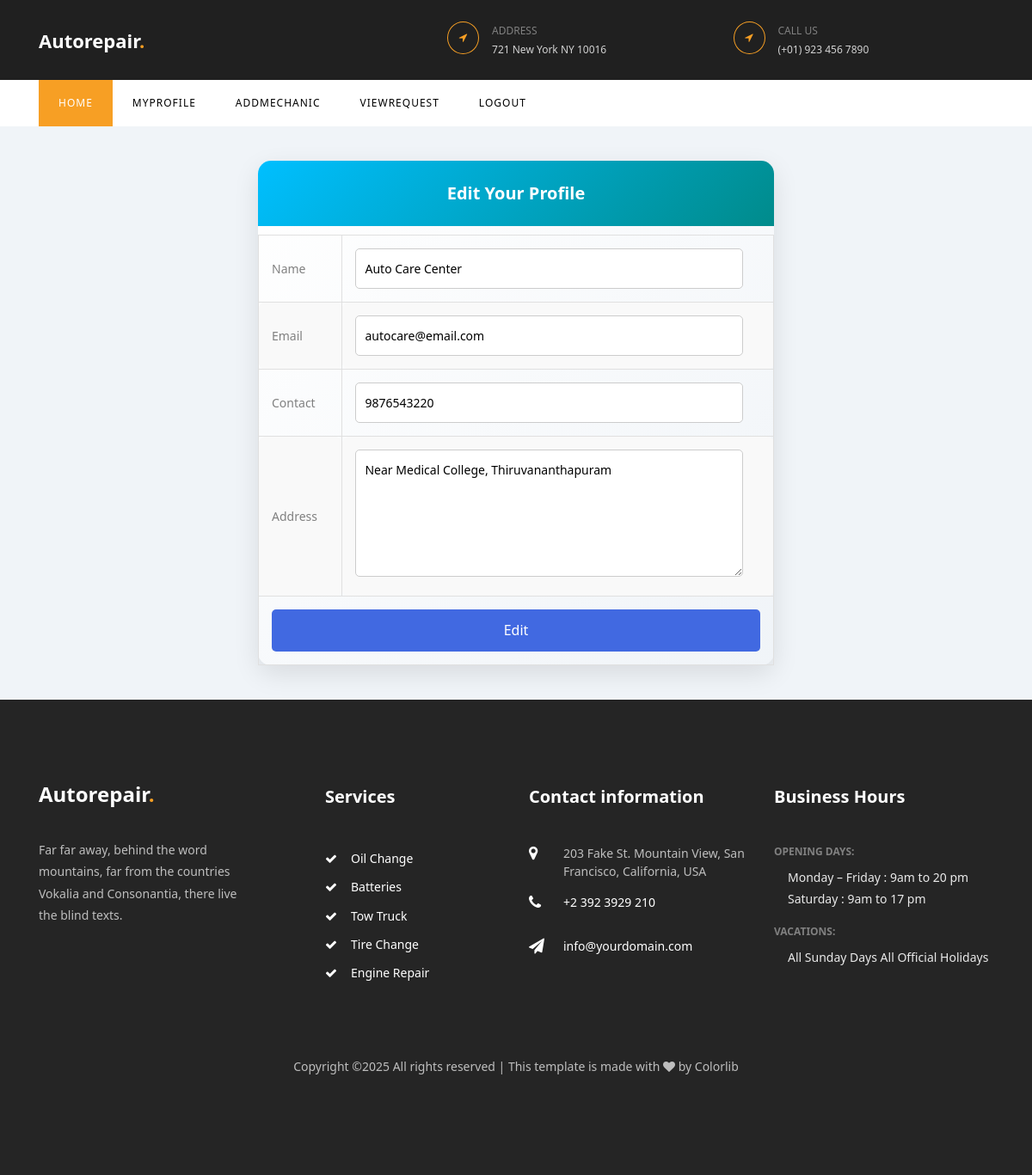
The page /Workshop/Editprofile.php (signed in) on the database its author committed.
### tables this page shows
CREATE TABLE tbl_workshopreg (
    workshopreg_id INT AUTO_INCREMENT PRIMARY KEY,
    workshopreg_name VARCHAR(100) NOT NULL,
    workshopreg_email VARCHAR(100) UNIQUE NOT NULL,
    workshopreg_contact VARCHAR(15) NOT NULL,
    workshopreg_address TEXT NOT NULL,
    workshopreg_password VARCHAR(255) NOT NULL,
    workshopreg_photo VARCHAR(255),
    workshopreg_proof VARCHAR(255),
    workshoptype_id INT NOT NULL,
    location_id INT NOT NULL,
    workshopreg_status INT DEFAULT 0,  
    created_at TIMESTAMP DEFAULT CURRENT_TIMESTAMP,
    FOREIGN KEY (workshoptype_id) REFERENCES tbl_workshoptype(workshoptype_id),
    FOREIGN KEY (location_id) REFERENCES tbl_location(location_id)
);

### Workshop/Editprofile.php (the view, shortened to what this page needs)
<?php
include("../Assets/Connection/Connection.php");
include('Head.php');
$sel = "SELECT * FROM tbl_workshopreg WHERE workshopreg_id='" . $_SESSION['workshop'] . "'";
$row = $conn->query($sel);
$data = $row->fetch_assoc();
?>
<!DOCTYPE html>
<html lang="en">
<head>
</head>
<body>
    <div class="content">
        <div class="form-container">
            <div class="header">Edit Your Profile</div>
            <form id="form1" name="form1" method="post" action="">
                <table>
                    <tr>
                        <td>Name</td>
                        <td>
                            <input type="text" name="txt_Name" id="txt_Name" value="<?php echo htmlspecialchars($data['workshopreg_name']); ?>" required />
                        </td>
                    </tr>
                    <tr>
                        <td>Email</td>
                        <td>
                            <input type="text" name="txt_Email" id="txt_Email" value="<?php echo htmlspecialchars($data['workshopreg_email']); ?>" required />
                        </td>
                    </tr>
                    <tr>
                        <td>Contact</td>
                        <td>
                            <input type="text" name="txt_Contact" id="txt_Contact" value="<?php echo htmlspecialchars($data['workshopreg_contact']); ?>" required />
                        </td>
                    </tr>
                    <tr>
                        <td>Address</td>
                        <td>
                            <textarea name="txt_Address" id="txt_Address" cols="45" rows="5" required><?php echo htmlspecialchars($data['workshopreg_address']); ?></textarea>
                        </td>
                    </tr>
                    <tr>
                        <td colspan="2" align='center'>
                            <input type="submit" name="btn_Edit" id="btn_Edit" value="Edit" />
                        </td>
                    </tr>
                </table>
            </form>
        </div>
    </div>
</body>
</html>
<?php
include('Foot.php');
?>

### Workshop/Editprofile.php (style rules this page uses)
body { font-family: 'Segoe UI', Tahoma, Geneva, Verdana, sans-serif; background-color: #f0f4f8; margin: 0; padding: 0; display: flex; flex-direction: column; min-height: 100vh; }
.content { flex: 1; display: flex; justify-content: center; align-items: center; padding: 40px 20px; }
.form-container { background: linear-gradient(135deg, #ffffff, #f0f4f8); border-radius: 15px; box-shadow: 0 10px 30px rgba(0, 0, 0, 0.1); width: 600px; transition: transform 0.3s ease; }
.header { background: linear-gradient(135deg, #00BFFF, #008B8B); color: white; text-align: center; padding: 20px; font-size: 20px; font-weight: bold; border-top-left-radius: 15px; border-top-right-radius: 15px; }
table { width: 100%; border-collapse: collapse; margin-top: 10px; }
tr:nth-child(even) { background-color: #f9f9f9; }
td { padding: 15px; border: 1px solid #e0e0e0; border-radius: 8px; }
input[type="text"], textarea { width: calc(100% - 20px); padding: 10px; border: 1px solid #ccc; border-radius: 5px; transition: border 0.3s ease, box-shadow 0.3s ease; background-color: #ffffff; }
input[type="submit"] { background-color: #4169E1; color: white; padding: 10px 15px; border: none; border-radius: 5px; cursor: pointer; transition: background-color 0.3s ease, transform 0.3s ease; width: 100%; font-size: 16px; }

### rows shown on the page
tbl_workshopreg: txt_Name "Auto Care Center", txt_Email "autocare@email.com", txt_Contact "9876543220", txt_Address "Near Medical College, Thiruvananthapuram"
